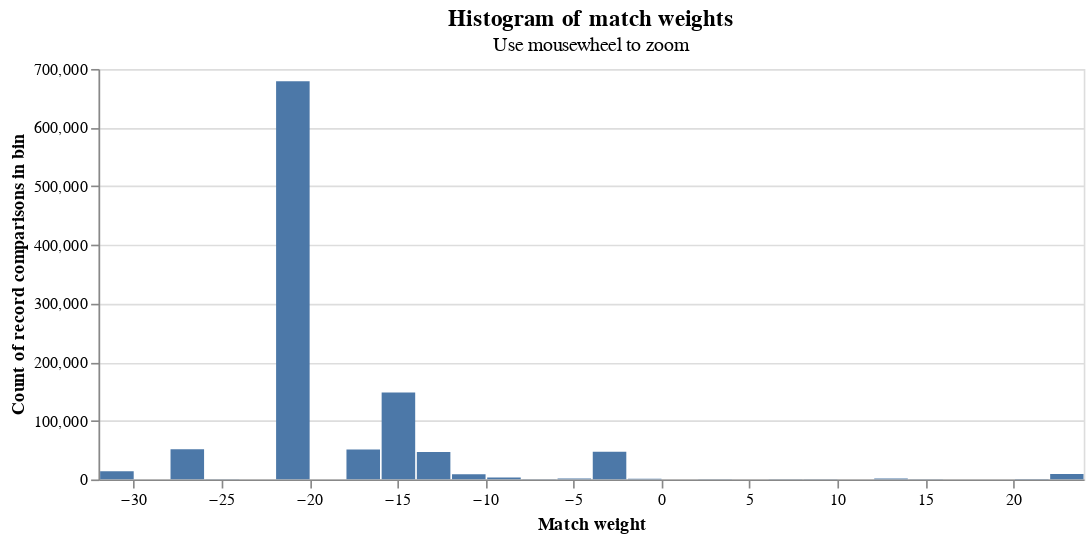

Notebook code for this chart:
### Code cell
linker.match_weights_histogram(linker.predict())

### Figure 1 — Vega-Lite specification as saved in the notebook (floating-point values rounded to 4 significant figures)
{"config": {"view": {"continuousWidth": 300, "continuousHeight": 300}, "title": {"fontSize": 14}}, "data": {"name": "data-a1cec394be8e57caedbd561143f1e8ca"}, "mark": "bar", "encoding": {"tooltip": [{"field": "count_rows", "title": "Count in bin", "type": "quantitative"}], "x": {"axis": {"title": "Match weight"}, "bin": "binned", "field": "splink_score_bin_low", "type": "quantitative"}, "x2": {"field": "splink_score_bin_high"}, "y": {"axis": {"title": "Count of record comparisons in bin"}, "field": "count_rows", "type": "quantitative"}}, "height": 250, "params": [{"name": "mouse_zoom", "select": {"type": "interval", "encodings": ["y"]}, "bind": "scales"}], "title": {"text": "Histogram of match weights", "subtitle": "Use mousewheel to zoom"}, "width": 600, "$schema": "https://vega.github.io/schema/vega-lite/v5.9.3.json", "datasets": {"data-a1cec394be8e57caedbd561143f1e8ca": [{"splink_score_bin_low": -32.0, "binwidth": 2, "count_rows": 14208, "splink_score_bin_high": -30.0}, {"splink_score_bin_low": -28.0, "binwidth": 2, "count_rows": 51674, "splink_score_bin_high": -26.0}, {"splink_score_bin_low": -26.0, "binwidth": 2, "count_rows": 439, "splink_score_bin_high": -24.0}, {"splink_score_bin_low": -22.0, "binwidth": 2, "count_rows": 679246, "splink_score_bin_high": -20.0}, {"splink_score_bin_low": -20.0, "binwidth": 2, "count_rows": 79, "splink_score_bin_high": -18.0}, {"splink_score_bin_low": -18.0, "binwidth": 2, "count_rows": 51117, "splink_score_bin_high": -16.0}, {"splink_score_bin_low": -16.0, "binwidth": 2, "count_rows": 148417, "splink_score_bin_high": -14.0}, {"splink_score_bin_low": -14.0, "binwidth": 2, "count_rows": 47023, "splink_score_bin_high": -12.0}, {"splink_score_bin_low": -12.0, "binwidth": 2, "count_rows": 8684, "splink_score_bin_high": -10.0}, {"splink_score_bin_low": -10.0, "binwidth": 2, "count_rows": 3378, "splink_score_bin_high": -8.0}, {"splink_score_bin_low": -8.0, "binwidth": 2, "count_rows": 489, "splink_score_bin_high": -6.0}, {"splink_score_bin_low": -6.0, "binwidth": 2, "count_rows": 1435, "splink_score_bin_high": -4.0}, {"splink_score_bin_low": -4.0, "binwidth": 2, "count_rows": 47449, "splink_score_bin_high": -2.0}, {"splink_score_bin_low": -2.0, "binwidth": 2, "count_rows": 1306, "splink_score_bin_high": 0.0}, {"splink_score_bin_low": 0.0, "binwidth": 2, "count_rows": 4, "splink_score_bin_high": 2.0}, {"splink_score_bin_low": 2.0, "binwidth": 2, "count_rows": 483, "splink_score_bin_high": 4.0}, {"splink_score_bin_low": 4.0, "binwidth": 2, "count_rows": 19, "splink_score_bin_high": 6.0}, {"splink_score_bin_low": 6.0, "binwidth": 2, "count_rows": 470, "splink_score_bin_high": 8.0}, {"splink_score_bin_low": 8.0, "binwidth": 2, "count_rows": 210, "splink_score_bin_high": 10.0}, {"splink_score_bin_low": 12.0, "binwidth": 2, "count_rows": 1787, "splink_score_bin_high": 14.0}, {"splink_score_bin_low": 14.0, "binwidth": 2, "count_rows": 284, "splink_score_bin_high": 16.0}, {"splink_score_bin_low": 16.0, "binwidth": 2, "count_rows": 63, "splink_score_bin_high": 18.0}, {"splink_score_bin_low": 20.0, "binwidth": 2, "count_rows": 905, "splink_score_bin_high": 22.0}, {"splink_score_bin_low": 22.0, "binwidth": 2, "count_rows": 9224, "splink_score_bin_high": 24.0}]}}
